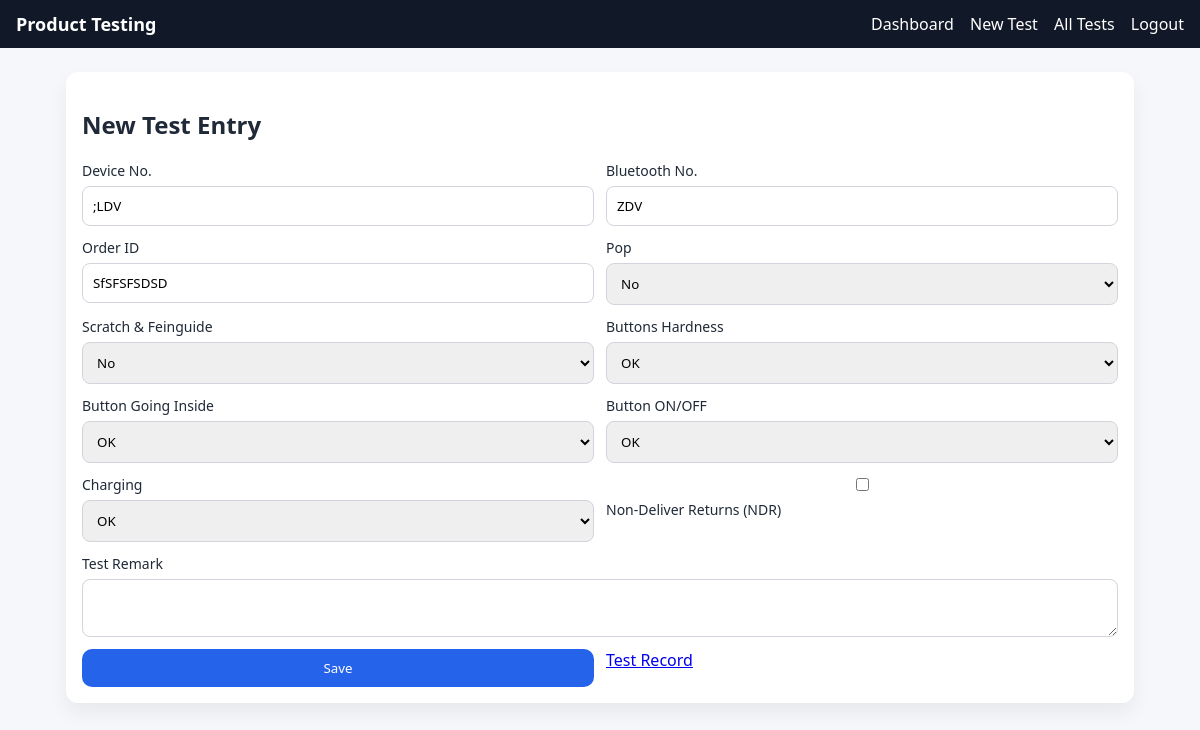
/test/edit/35 (signed in), run on the app's committed database.
### app.py (models this page shows)
class TestResult(Base):
    __tablename__ = "test_results"
    id = Column(Integer, primary_key=True)
    device_no = Column(String(50), nullable=False)
    pop = Column(String(10), nullable=False)
    scratch_feinguide = Column(String(10), nullable=False)
    button_hardness = Column(String(10), nullable=False)
    button_going_inside = Column(String(10), nullable=False)
    button_on_off = Column(String(10), nullable=False)
    charging = Column(String(10), nullable=False)
    test_no = Column(String(50), nullable=False)
    test_remark = Column(Text, nullable=True, default="")
    tester_id = Column(Integer, nullable=False)
    tester_name = Column(String(100), nullable=False)
    created_at = Column(DateTime, default=datetime.utcnow, nullable=False)
    order_id = Column(String(50), nullable=True)  # <-- Add this line
    ndr = Column(Boolean, default=False)  # Add this line if not present

### app.py (the view, shortened to what this page needs)
@app.route("/test/edit/<int:test_id>", methods=["GET", "POST"])
@login_required
def edit_test(test_id):
    with SessionLocal() as db:
        test = db.query(TestResult).get(test_id)
        if not test:
            flash("Test record not found.", "danger")
            return redirect(url_for("list_tests"))
        return render_template("test_form.html", preset=test)

### app.py (called while the page is built)
def login_required(fn):
    from functools import wraps
    @wraps(fn)
    def wrapper(*args, **kwargs):
        if not session.get("user_id"):
            return redirect(url_for("login", next=request.path))
        return fn(*args, **kwargs)
    return wrapper

### templates/test_form.html
{% extends "base.html" %}
{% block content %}
<div class="card">
  <h2>New Test Entry</h2>
  <form method="post" class="grid two">
    <label>Device No.
      <input type="text" name="device_no" value="{{ (preset and preset.device_no) or '' }}" required>
    </label>
    <label> Bluetooth No.
      <input type="text" name="test_no" value="{{ (preset and preset.test_no) or '' }}" required>
    </label>
    <label>Order ID
      <input type="text" name="order_id" value="{{ (preset and preset.order_id) or '' }}">
    </label>
    <label>Pop
      <select name="pop">
        <option>No</option><option>Yes</option>
      </select>
    </label>
    <label>Scratch &amp; Feinguide
      <select name="scratch_feinguide">
        <option>No</option><option>Yes</option>
      </select>
    </label>
    <label>Buttons Hardness
      <select name="button_hardness">
        <option>OK</option><option>Not OK</option>
      </select>
    </label>
    <label>Button Going Inside
      <select name="button_going_inside">
        <option>OK</option><option>Not OK</option>
      </select>
    </label>
    <label>Button ON/OFF
      <select name="button_on_off">
        <option>OK</option><option>Not OK</option>
      </select>
    </label>
    <label>Charging
      <select name="charging">
        <option>OK</option><option>Not OK</option>
      </select>
    </label>
    <label>
      <input type="checkbox" name="ndr" {% if preset and preset.ndr %}checked{% endif %}>
      Non-Deliver Returns (NDR)
    </label>
    <label class="full">Test Remark
      <textarea name="test_remark" rows="2"></textarea>
    </label>
    <button type="submit" class="btn btn-primary">Save</button>
  <a href="{{ url_for('list_tests') }}" class="btn btn-secondary">Test Record</a>
  </form>
</div>
{% endblock %}

### static/styles.css (style rules this page uses)
* { box-sizing: border-box; font-family: system-ui, Arial, sans-serif; }
body { margin: 0; background: #f6f7fb; color: #1f2937; }
.card { background: white; border-radius: 12px; padding: 16px; box-shadow: 0 10px 20px rgba(0,0,0,0.06); }
.grid { display:grid; grid-template-columns: repeat(3, minmax(0,1fr)); gap: 12px; }
.grid.two { grid-template-columns: repeat(2, minmax(0,1fr)); }
.grid .full { grid-column: 1 / -1; }
label { display: flex; flex-direction: column; font-size: 14px; gap: 6px; }
input, select, textarea { padding: 10px; border: 1px solid #d1d5db; border-radius: 8px; }
button, .button { padding: 10px 12px; background: #2563eb; color: white; border: none; border-radius: 10px; cursor: pointer; text-align:center; display:inline-block; }

### data on the page
TestResult: device_no ";LDV", test_no "ZDV", order_id "SfSFSFSDSD"
